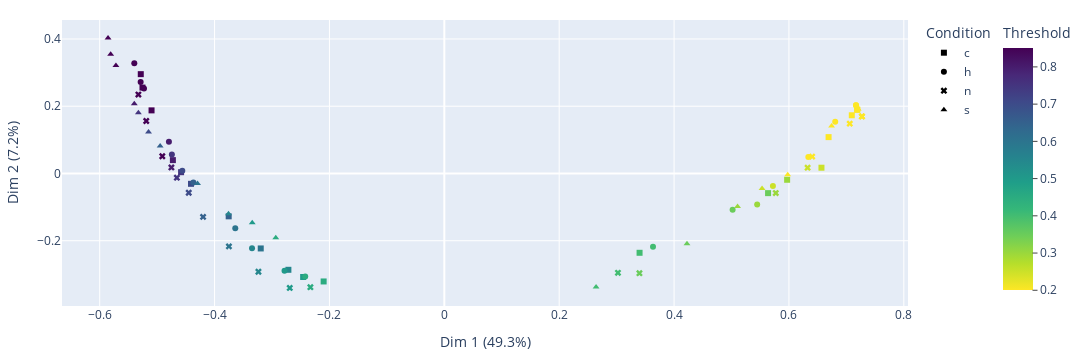

This figure's notebook cell:
### Code cell
mca = MCA(n_components=3, random_state=42)
components = mca.fit_transform(gimme).to_numpy()

symbol_list = [e.split("_")[0][0] for e in gimme.index.tolist()]
symbols = ['square', 'circle', 'x', 'triangle-up']
y = list(float(e.split("_")[-1]) for e in gimme.index.tolist())
plot(components, y,
    f"Dim 1 ({round(mca.percentage_of_variance_[0],1)}%)",
    f"Dim 2 ({round(mca.percentage_of_variance_[1],1)}%)",
    os.path.join(RESULTS_PATH,"mca_3_fastcore_full_ng"),
    "Condition",
    symbol = symbol_list, symbol_sequence=symbols,
    color_continuous_scale=px.colors.sequential.Viridis_r,
    width=1200,
    range_color=[min(best_thresholds_set), max(best_thresholds_set)]
)

### Figure 1 — Plotly figure (JSON) as saved in the notebook; plotly's stock layout.template omitted (floating-point values rounded to 4 significant figures)
{"data": [{"hovertemplate": "symbol=c<br>x=%{x}<br>y=%{y}<br>color=%{marker.color}<extra></extra>", "legendgroup": "c", "marker": {"color": [0.05, 0.1, 0.15, 0.2, 0.25, 0.3, 0.35, 0.4, 0.45, 0.5, 0.55, 0.6, 0.65, 0.7, 0.75, 0.8, 0.85, 0.9, 0.95], "coloraxis": "coloraxis", "symbol": "square"}, "mode": "markers", "name": "c", "orientation": "v", "showlegend": true, "type": "scatter", "x": [0.7189, 0.7189, 0.7094, 0.669, 0.6566, 0.5968, 0.5636, 0.3399, -0.2101, -0.2458, -0.2715, -0.3196, -0.3754, -0.441, -0.4583, -0.4726, -0.5097, -0.5255, -0.5285], "xaxis": "x", "y": [0.1898, 0.1898, 0.1731, 0.1081, 0.01717, -0.01871, -0.05848, -0.2359, -0.3212, -0.3079, -0.2865, -0.223, -0.1275, -0.03079, 0.00379, 0.03974, 0.1877, 0.2555, 0.2954], "yaxis": "y"}, {"hovertemplate": "symbol=h<br>x=%{x}<br>y=%{y}<br>color=%{marker.color}<extra></extra>", "legendgroup": "h", "marker": {"color": [0.05, 0.1, 0.15, 0.2, 0.25, 0.3, 0.35, 0.4, 0.45, 0.5, 0.55, 0.6, 0.65, 0.7, 0.75, 0.8, 0.85, 0.9, 0.95], "coloraxis": "coloraxis", "symbol": "circle"}, "mode": "markers", "name": "h", "orientation": "v", "showlegend": true, "type": "scatter", "x": [0.7168, 0.7168, 0.6805, 0.6337, 0.5721, 0.5447, 0.5019, 0.3633, -0.2422, -0.2782, -0.3348, -0.3639, -0.4369, -0.4562, -0.4743, -0.4795, -0.5229, -0.5287, -0.5397], "xaxis": "x", "y": [0.203, 0.203, 0.1538, 0.04912, -0.03757, -0.09253, -0.1079, -0.2176, -0.3062, -0.2894, -0.2222, -0.1629, -0.0266, 0.007931, 0.05658, 0.09455, 0.2524, 0.2717, 0.3277], "yaxis": "y"}, {"hovertemplate": "symbol=n<br>x=%{x}<br>y=%{y}<br>color=%{marker.color}<extra></extra>", "legendgroup": "n", "marker": {"color": [0.05, 0.1, 0.15, 0.2, 0.25, 0.3, 0.35, 0.4, 0.45, 0.5, 0.55, 0.6, 0.65, 0.7, 0.75, 0.8, 0.85, 0.9, 0.95], "coloraxis": "coloraxis", "symbol": "x"}, "mode": "markers", "name": "n", "orientation": "v", "showlegend": true, "type": "scatter", "x": [0.7271, 0.7271, 0.7059, 0.6404, 0.6325, 0.5771, 0.3397, 0.3023, -0.2332, -0.2691, -0.3236, -0.375, -0.42, -0.445, -0.4657, -0.4752, -0.491, -0.5189, -0.5326], "xaxis": "x", "y": [0.1697, 0.1697, 0.1482, 0.05025, 0.01717, -0.05816, -0.2967, -0.2954, -0.3382, -0.3405, -0.2923, -0.2169, -0.1291, -0.0573, -0.01254, 0.01791, 0.05121, 0.156, 0.2347], "yaxis": "y"}, {"hovertemplate": "symbol=s<br>x=%{x}<br>y=%{y}<br>color=%{marker.color}<extra></extra>", "legendgroup": "s", "marker": {"color": [0.05, 0.1, 0.15, 0.2, 0.25, 0.3, 0.35, 0.4, 0.45, 0.5, 0.55, 0.6, 0.65, 0.7, 0.75, 0.8, 0.85, 0.9, 0.95], "coloraxis": "coloraxis", "symbol": "triangle-up"}, "mode": "markers", "name": "s", "orientation": "v", "showlegend": true, "type": "scatter", "x": [0.7202, 0.7202, 0.6742, 0.5979, 0.5532, 0.5106, 0.4225, 0.2642, -0.2935, -0.3344, -0.3757, -0.4296, -0.4947, -0.515, -0.5326, -0.5397, -0.5717, -0.5809, -0.5854], "xaxis": "x", "y": [0.1918, 0.1918, 0.141, -0.004059, -0.04454, -0.0985, -0.2093, -0.3378, -0.1909, -0.1467, -0.1198, -0.03014, 0.08158, 0.1233, 0.1805, 0.2077, 0.3213, 0.355, 0.4028], "yaxis": "y"}], "layout": {"coloraxis": {"cmax": 0.85, "cmin": 0.2, "colorbar": {"ticks": "outside", "title": {"text": "Threshold"}, "x": 1.1, "y": 1.02, "yanchor": "top"}, "colorscale": [[0, "#fde725"], [0.1111, "#b5de2b"], [0.2222, "#6ece58"], [0.3333, "#35b779"], [0.4444, "#1f9e89"], [0.5556, "#26828e"], [0.6667, "#31688e"], [0.7778, "#3e4989"], [0.8889, "#482878"], [1, "#440154"]]}, "height": 360, "legend": {"title": {"text": "Condition"}, "tracegroupgap": 0}, "margin": {"b": 20, "l": 20, "r": 20, "t": 20}, "width": 1200, "xaxis": {"anchor": "y", "autorange": true, "domain": [0, 1], "range": [-0.665, 0.8066], "title": {"text": "Dim 1 (49.3%)"}, "type": "linear"}, "yaxis": {"anchor": "x", "autorange": true, "domain": [0, 1], "range": [-0.3941, 0.4564], "title": {"text": "Dim 2 (7.2%)"}, "type": "linear"}}}
